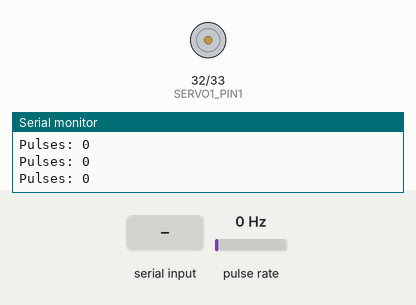
Bench run of a sketch on a simulated ESP32. Parts: motor-driver pin pairs drawn as motors (green arrow = first pin HIGH = forward, orange = second pin HIGH = backward, longer = more drive), the last lines printed to the serial monitor. Wiring (inferred from the names in the program): pulse sensor: data GPIO 25. Inputs (shaded band) come from the test bench; at power-on: pulse rate 0 Hz.

Above: at 1.2 s.
1.3 s: "f\n" received over Serial
At 2.7 s:
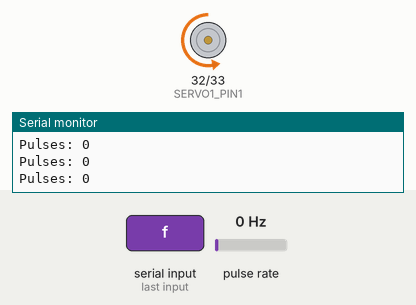
3.0 s: "b\n" received over Serial
At 4.0 s:
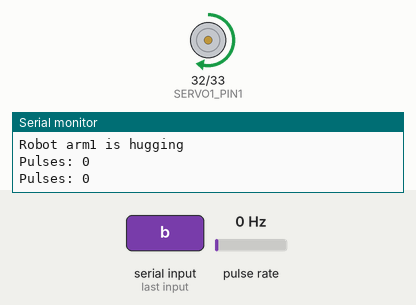
4.5 s: "stop\n" received over Serial
At 5.2 s:
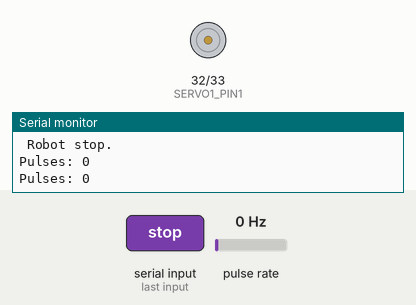
Timing chart, 0 to 7.5 s (numbered marks = the images above; inputs shaded):
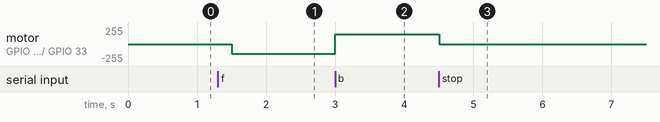

Measured:
- after the input at 1.3 s, motor on GPIO 32 (SERVO1_PIN1) / GPIO 33 (SERVO1_PIN2): stopped → backward 149/255 after 0.20 s
- after the input at 3.0 s, motor on GPIO 32 (SERVO1_PIN1) / GPIO 33 (SERVO1_PIN2): backward 149/255 → forward 149/255 at once
- after the input at 4.5 s, motor on GPIO 32 (SERVO1_PIN1) / GPIO 33 (SERVO1_PIN2): forward 149/255 → stopped at once

The sketch:

P02_encoder_singlemotor.ino
```cpp
/**
 * 在这个程序中，要结合编码器与drv8333,结合MPU6050;
 * 经验证，该程序可运行，复制后进行升级——20260323；
 *
 */

// ===编码器引脚定义===
#define ENC_A_LEFT  25
#define ENC_B_LEFT  26

// ===电机控制参数定义===
#define FREQ    50 //定义频率
#define RESOLUTION 10 // 分辨率10，意思是2的10次方 1024+1 中分辨率，数值越大精度越高，取值在0-20值之间，用来驱动电机；
#define SERVO1_PIN1 32  // PWM输出引脚；
#define SERVO1_PIN2 33  // PWM输出引脚；


// ===霍尔脉冲全局脉冲计数器===
volatile long leftPulses = 0;
volatile long rightPulses = 0;  // 先不用，但保留

// 中断服务函数
void IRAM_ATTR leftEncoderISR() {
  // 通常只需要检测A相上升沿，如需方向可检测B相状态，此处简化
  leftPulses++;
}


// ===========串口字符串数据解析===================
const int MAX_CMD_LEN =64;      // 命令最大长度

char inputBuffer[MAX_CMD_LEN];  // 存储接收到的命令
int bufferIndex = 0;            // 缓冲区当前位置
bool commandReady = false;      // 标志，是否收到完整命令


void setup() {
  Serial.begin(115200);
  pinMode(ENC_A_LEFT, INPUT_PULLUP);
  pinMode(ENC_B_LEFT, INPUT_PULLUP);

  // 附着中断，上升沿触发
  attachInterrupt(digitalPinToInterrupt(ENC_A_LEFT), leftEncoderISR, RISING);


    //建立 LEDC 通道 臂1
  ledcAttach(SERVO1_PIN1, FREQ, RESOLUTION);    // 通道，频率，分辨率；  ledcSetup() ledcAttachipin() 已经被淘汰了；
  ledcAttach(SERVO1_PIN2, FREQ, RESOLUTION);    // 通道，频率，分辨率；
}

void loop() {
  // =========第一步，监听串口并收集串口数据============
    receiveSerialCommand();

  // 第二步：如果收到完整命令，则解析并执行
  if (commandReady) {
    parseAndExecuteCommand(inputBuffer);

    // 第三步：重置状态，准备接收下一条命令
    clearBufferAndReset();
  }


  // 读取脉冲数（注意关中断保护）
  noInterrupts();
  long pulses = leftPulses;
  interrupts();

  Serial.print("Pulses: ");
  Serial.println(pulses);
  delay(500);
}

/**
 * 函数：接收串口命令
 * 原理：逐个读取字符，以换行符'\n'作为命令结束标志
 */
void receiveSerialCommand() {
  while (Serial.available() > 0 && !commandReady) {
    char incomingChar = Serial.read(); // 读取一个字符

    // 判断是否为命令结束符（也可以是'\r'回车符）
    if (incomingChar == '\n') {
      inputBuffer[bufferIndex] = '\0'; // 在字符串末尾添加终止符
      commandReady = true;             // 标志命令已就绪
    }
    else {
      // 将字符存入缓冲区，但防止溢出
      if (bufferIndex < MAX_CMD_LEN - 1) {
        inputBuffer[bufferIndex] = incomingChar;
        bufferIndex++;
      } else {
        // 缓冲区溢出，清空并提示错误
        Serial.println("Error: Command too long!");
        clearBufferAndReset();
      }
    }
  }
}


/**
 * 函数：解析并执行命令
 * 原理：使用strcmp()比较字符串，匹配则执行对应操作
 *
 */
void parseAndExecuteCommand(char* cmd) {
  Serial.print("Executing: ");
  Serial.println(cmd); // 回声，显示收到的命令
  int supportSpeed1 = 600;   // 臂1 的支撑速度  // 分辨率10，意思是2的10次方 1024+1 中分辨率，数值越大精度越高，取值在0-20值之间，用来驱动电机；
  int speed1 = 600;         // 臂1 的驱动速度；

  if (strcmp(cmd, "f") == 0) {
    support1(supportSpeed1);
    Serial.println("Robot arm1 is supporting...");
  }  else if (strcmp(cmd, "b") == 0) {
    hug1(supportSpeed1);
    Serial.println("Robot arm1 is hugging");
  } else if (strcmp(cmd, "stop") == 0) {
    stopMotors();
    Serial.println(" Robot stop.");
  } else {
    Serial.print("Unknown command: '");
    Serial.print(cmd);
    Serial.println("'");
  }

}

/**
 * 函数：清空缓冲区并重置状态
 */
void clearBufferAndReset() {
  // 清空缓冲区（设为全0）
  memset(inputBuffer, 0, MAX_CMD_LEN);
  bufferIndex = 0;
  commandReady = false;
}

void support1(int supportSpeed1){
  ledcWrite(SERVO1_PIN1,0); ledcWrite(SERVO1_PIN2,supportSpeed1);
}

void hug1(int supportSpeed1){
  ledcWrite(SERVO1_PIN1,supportSpeed1 ); ledcWrite(SERVO1_PIN2,0);
}

void stopMotors(){
  ledcWrite(SERVO1_PIN1,0); ledcWrite(SERVO1_PIN2,0);
}
```
